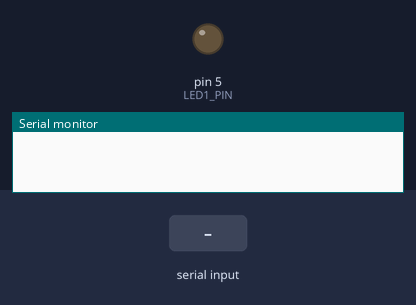
Simulated run of this sketch. Board: Arduino Uno, built with avr-gcc and run on an emulated ATmega328P. Shown: output pins drawn as LEDs (lit = HIGH), the last lines printed to the serial monitor. Inputs (shaded band) come from the test bench.

Above: at 1.2 s.
1.3 s: "1\n" received over Serial
2.8 s: "B90\n" received over Serial
At 3.5 s:
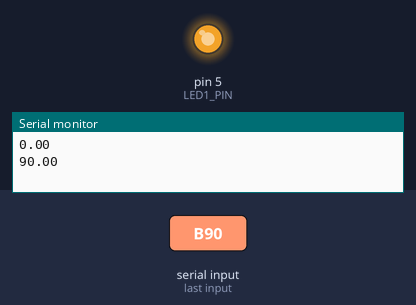
4.3 s: "90,45\n" received over Serial
At 4.7 s:
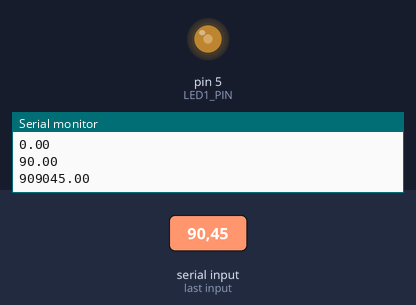
Timing chart, 0 to 7.3 s (numbered marks = the images above; inputs shaded):
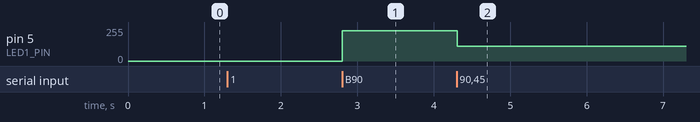

Measured:
- after the input at 2.8 s, pin 5 (LED1_PIN): 0/255 → 228/255 at once
- after the input at 4.3 s, pin 5 (LED1_PIN): 228/255 → 110/255 at once

The sketch:

Lab8Exercise1.ino
```cpp
#define LED1_PIN 5
#define LED2_PIN 6
float brightness = 0;
String buff;
int state;
int Port=0;

void setup()
{
  Serial.begin(9600);
}
void loop()
{
  if (Serial.available() > 0) {
    char inByte = Serial.read();
    if(inByte == 'L')
    {
      state = 0;
      buff = "";
    }
    if((inByte == '1')&&(state == 0))
      {
        Port = LED1_PIN;
      }
    if((inByte == '2')&&(state == 0))
      {
       Port = LED2_PIN;
      }

    if(inByte == 'B')
    {
      state = 1;
      buff = "";
    }
    if((('0'<= inByte)&&(state == 1))&&((inByte <= '9')&&(state == 1)))
    {
      buff += inByte;
    }
    if(inByte == '\n')
    {
      brightness = buff.toInt();
      Serial.println(brightness);
      analogWrite(Port,int(brightness*2.54));
  }
 }
}
```
